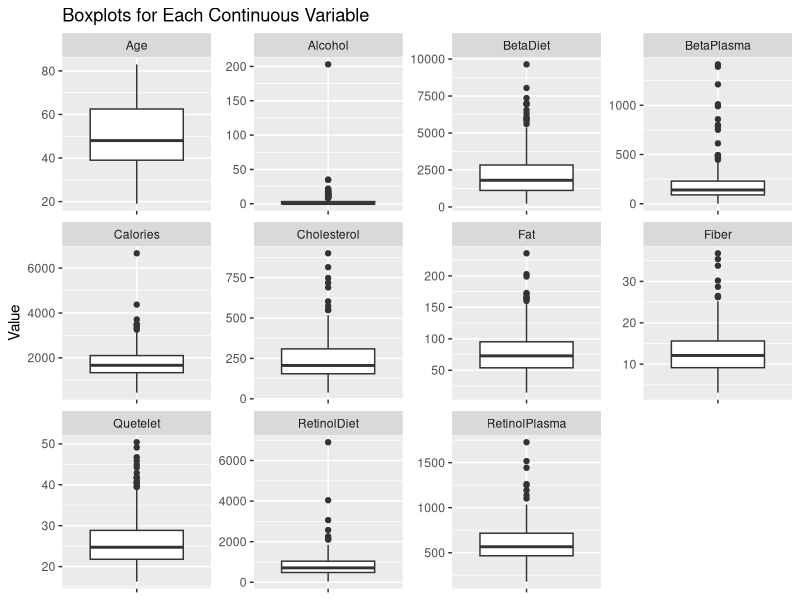
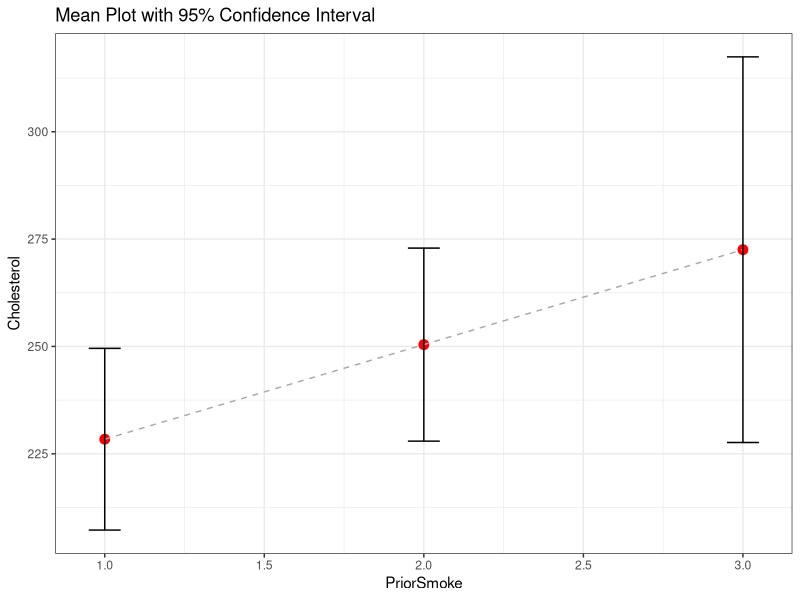
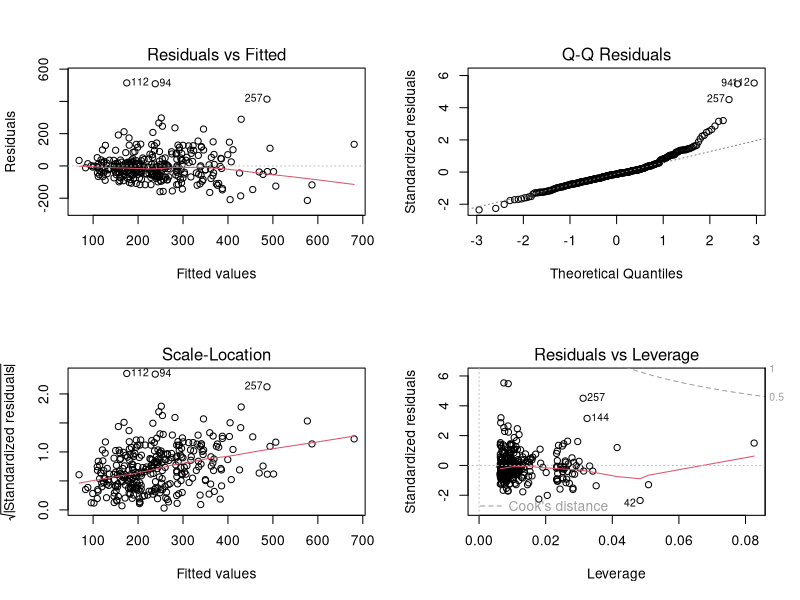
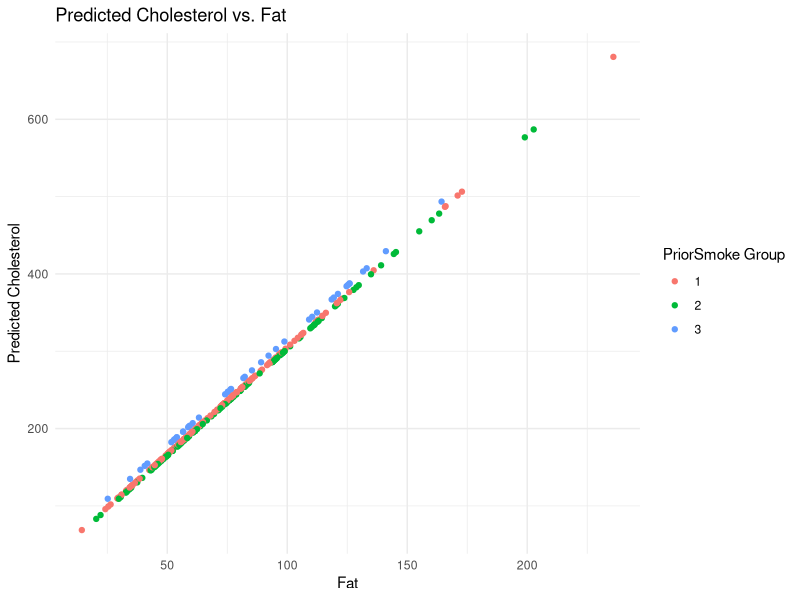
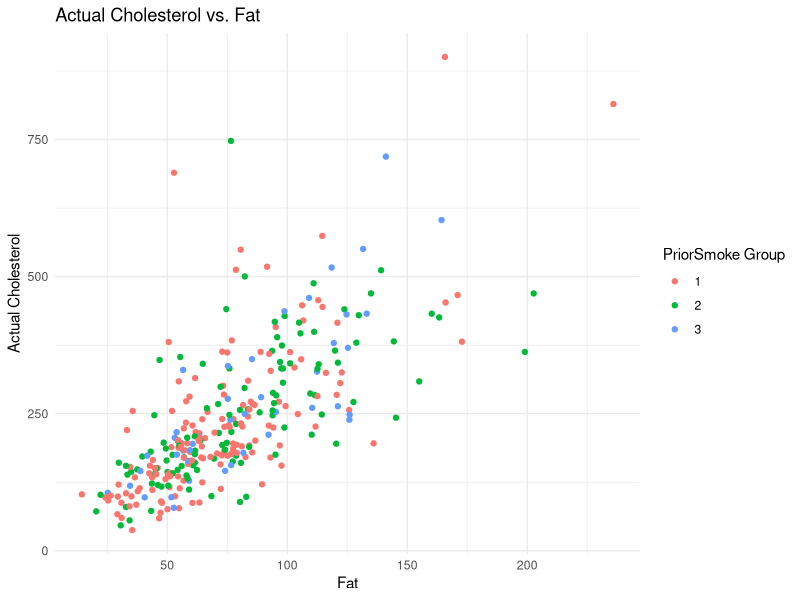
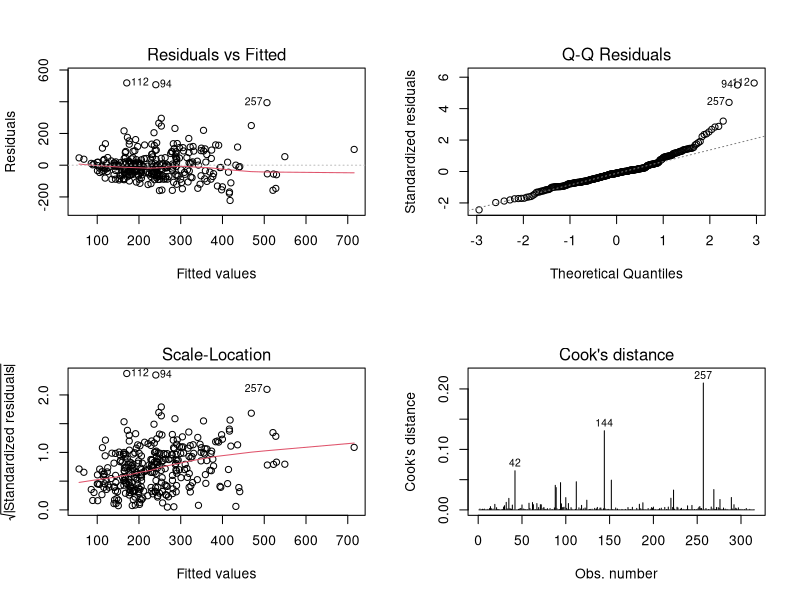
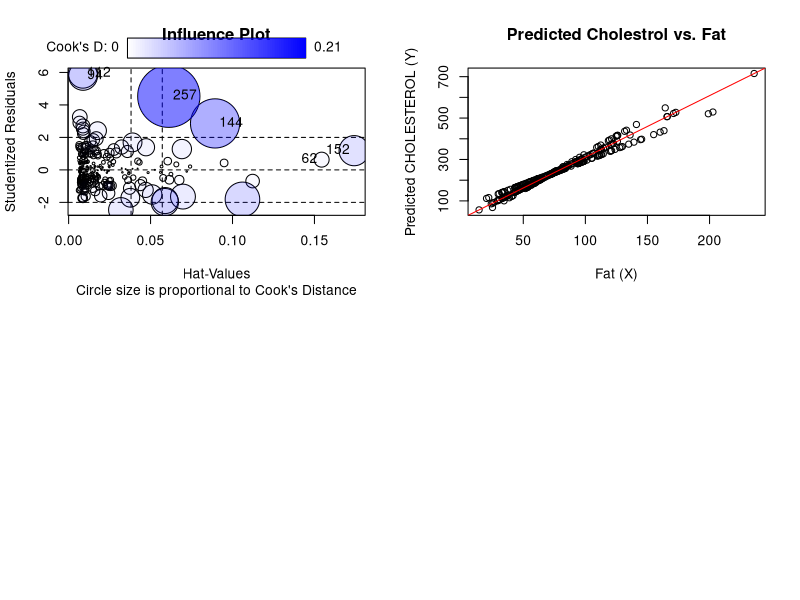

R code for these plots, in order:
'install.packages("readxl")
install.packages("knitr")
install.packages("purrr")
install.packages("tidyr")
install.packages("car")'




library(readxl)
library(dplyr)
library(purrr)
library(knitr)
library(tidyr)
library(ggplot2)
library(tidyverse)
library(car)
library(lmtest)



# Read the Excel file
data <- read_excel("NutritionStudy.xls")

# View the first few rows of the data
head(data)

# Get the dimensions of the dataframe
dim(data)

# Load necessary libraries
library(readxl)
library(dplyr)


# Identify continuous and discrete variables
continuous_vars <- names(data)[sapply(data, is.double)]

# Manually move 'PriorSmoke' to discrete variables
continuous_vars <- setdiff(continuous_vars, "PriorSmoke")
continuous_vars <- setdiff(continuous_vars, "ID")
discrete_vars <- c(names(data)[sapply(data, is.character)], "PriorSmoke")

# Print the lists
cat("Continuous Variables:\n")
print(continuous_vars)
cat("\nDiscrete Variables:\n")
print(discrete_vars)

 


# Pivoting the data longer to get variable names as a column
long_data <- data %>%
  select(where(is.numeric)) %>%
  pivot_longer(everything(), names_to = "Variable")

# Summarizing
summary_data <- long_data %>%
  group_by(Variable) %>%
  summarise(
    Mean = mean(value, na.rm = TRUE),
    Median = median(value, na.rm = TRUE),
    SD = sd(value, na.rm = TRUE),
    Min = min(value, na.rm = TRUE),
    Max = max(value, na.rm = TRUE)
  )

kable(summary_data, caption = "Summary for Continuous Variables")

 


# Define the list of categorical variables
categorical_vars <- c("Smoke", "Gender", "VitaminUse", "PriorSmoke")

# Loop through each categorical variable and print its frequency table
for (var in categorical_vars) {
  
  # Generate a frequency table
  freq_table <- as.data.frame(table(data[[var]]))
  colnames(freq_table) <- c("Level", "Frequency")
  
  cat("Summary for", var, ":\n")
  print(freq_table)
  cat("\n")  # Add an empty line for separation
}


# Check the number of missing values for each column
missing_values <- sapply(data, function(x) sum(is.na(x)))

# Print out the number of missing values per column
print(missing_values)


# Create a function to identify outliers for a single variable
find_outliers <- function(x) {
  Q1 <- quantile(x, 0.25, na.rm = TRUE)
  Q3 <- quantile(x, 0.75, na.rm = TRUE)
  IQR <- Q3 - Q1
  lower_bound <- Q1 - 1.5 * IQR
  upper_bound <- Q3 + 1.5 * IQR
  return(x < lower_bound | x > upper_bound)
}

# Apply the function to each continuous variable
outliers_list <- lapply(data[continuous_vars], find_outliers)

# Calculate the number of outliers for each variable
num_outliers <- sapply(outliers_list, sum, na.rm = TRUE)

# Convert to dataframe for proper presentation
outliers_df <- data.frame(Variable = names(num_outliers), NumOutliers = num_outliers)

# Print the table using kable
kable(outliers_df, caption = "Number of Outliers for Each Variable")



# Reshape data from wide to long format
long_data <- data %>%
  select(continuous_vars) %>%
  gather(key = "Variable", value = "Value")

# Plot boxplots with facets
ggplot(long_data, aes(x = Variable, y = Value)) +
  geom_boxplot() +
  facet_wrap(~ Variable, scales = "free") +
  theme(axis.text.x = element_blank()) + 
  labs(title = "Boxplots for Each Continuous Variable", y = "Value", x = NULL)


## Create Dummy Variables

# For "Smoke"
data <- data %>%
  mutate(Smoke_d = ifelse(Smoke == "Yes", 1, 0))

# For "Gender"
data <- data %>%
  mutate(Gender_d = ifelse(Gender == "Male", 1, 0))

# For "VitaminUse"
data <- data %>%
  mutate(VitaminUse_d1 = ifelse(VitaminUse == "No", 1, 0),
         VitaminUse_d2 = ifelse(VitaminUse == "Yes", 1, 0),
         VitaminUse_d3 = ifelse(VitaminUse == "Regular", 1, 0))

# For "PriorSmoke"
data <- data %>%
  mutate(PriorSmoke_d1 = ifelse(PriorSmoke == 1, 1, 0),
         PriorSmoke_d2 = ifelse(PriorSmoke == 2, 1, 0),
         PriorSmoke_d3 = ifelse(PriorSmoke == 3, 1, 0))

head(data[, c("Smoke_d", "Gender_d", "VitaminUse_d1", "VitaminUse_d2", "VitaminUse_d3", "PriorSmoke_d1", "PriorSmoke_d2", "PriorSmoke_d3")])


# Create new categorical variable based on Alcohol
data$Alcohol_cat <- cut(data$Alcohol, breaks = c(-Inf, 0, 10, Inf), labels = c("d1", "d2", "d3"), right = FALSE)

# Create dummy variables
data$Alcohol_d1 <- ifelse(data$Alcohol_cat == "d1", 1, 0)
data$Alcohol_d2 <- ifelse(data$Alcohol_cat == "d2", 1, 0)
data$Alcohol_d3 <- ifelse(data$Alcohol_cat == "d3", 1, 0)

# Remove the temporary Alcohol_cat column
data$Alcohol_cat <- NULL


head(data[, c("Alcohol_d1", "Alcohol_d2", "Alcohol_d3")])


### Task1



# Descriptive statistics for Cholesterol by PriorSmoke
desc_stats <- data %>%
  group_by(PriorSmoke) %>%
  summarise(
    n = n(),
    mean = mean(Cholesterol),
    sd = sd(Cholesterol),
    ci = qt(0.975, df=n-1)*sd/sqrt(n))
  

print(desc_stats)


data$PriorSmoke <- as.factor(data$PriorSmoke)
fit <- aov(Cholesterol ~ PriorSmoke, data=data)
summary(fit)



# Fit a linear model first
fit <- aov(Cholesterol ~ PriorSmoke, data = data)

summary(fit)

ggplot(desc_stats,
       aes(x=PriorSmoke, y=mean, group=1)) +
  geom_point(size=3, color='red') +
  geom_line(linetype='dashed', color='darkgrey') +
  geom_errorbar(aes(ymin = mean-ci,
                    ymax = mean+ci),
                width=.1) +
  theme_bw() +
  labs(x = 'PriorSmoke',
       y = 'Cholesterol',
       title='Mean Plot with 95% Confidence Interval')



## Task 2

# Fit the linear regression model using the dummy variables for PriorSmoke
model_1 <- lm(Cholesterol ~ PriorSmoke_d2 + PriorSmoke_d3, data=data)

# Display the coefficient summary
summary(model_1)$coefficients

# Display the ANOVA table for the regression model
anova(model_1)



## Task 3


# Model 2 (ANCOVA Model)
fit_ancova <- lm(Cholesterol ~ Fat + PriorSmoke_d2 + PriorSmoke_d3, data=data)
summary(fit_ancova)

# Diagnostic plots
par(mfrow = c(2, 2))  # Set up the plotting area
plot(fit_ancova)  # Generate four basic diagnostic plots



# Leverage
hatvalues = hatvalues(fit_ancova)
# Threshold for high leverage points
hatvalues_threshold = 2*length(coef(fit_ancova))/length(fit_ancova$fitted.values)
high_leverage_points = which(hatvalues > hatvalues_threshold)

# Influence
cooksD = cooks.distance(fit_ancova)
# Threshold for influence using rule of thumb: 4/n
cooksD_threshold = 4/length(fit_ancova$fitted.values)
influential_points = which(cooksD > cooksD_threshold)

# Outliers: Studentized residuals
studentized_residuals = rstudent(fit_ancova)
# Outliers at the 5% significance level
outliers = which(abs(studentized_residuals) > qt(0.975, df.residual(fit_ancova)))

# Print results
print("High Leverage Points:")
print(high_leverage_points)
print("Influential Points:")
print(influential_points)
print("Outliers:")
print(outliers)

# Counting the number of high leverage points
num_high_leverage_points <- length(high_leverage_points)

# Counting the number of influential points
num_influential_points <- length(influential_points)

# Counting the number of outliers
num_outliers <- length(outliers)

# Printing the counts
cat("Number of High Leverage Points:", num_high_leverage_points, "\n")
cat("Number of Influential Points:", num_influential_points, "\n")
cat("Number of Outliers:", num_outliers, "\n")



## Task 4

# Predicted values from the ANCOVA model
predicted_values <- predict(fit_ancova)

# Scatterplot
library(ggplot2)
ggplot(data, aes(x=Fat, y=predicted_values, color=factor(PriorSmoke))) + 
  geom_point() +
  labs(title="Predicted Cholesterol vs. Fat", x="Fat", y="Predicted Cholesterol", color="PriorSmoke Group") +
  theme_minimal()



ggplot(data, aes(x=Fat, y=Cholesterol, color=factor(PriorSmoke))) + 
  geom_point() +
  labs(title="Actual Cholesterol vs. Fat", x="Fat", y="Actual Cholesterol", color="PriorSmoke Group") +
  theme_minimal()


## Task 5


# Creating New Product Variables:
data$Interaction1 <- data$PriorSmoke_d2 * data$Fat
data$Interaction2 <- data$PriorSmoke_d3 * data$Fat


# Building the Unequal Slopes Model (Model 3):

Model3 <- lm(Cholesterol ~ Fat + PriorSmoke_d2 + PriorSmoke_d3 + Interaction1 + Interaction2, data=data)
summary(Model3)


# Using base R:
plot(Model3, which=1:4)  # This will plot the first four diagnostic plots

# Influence Plot
influencePlot(Model3, main="Influence Plot", sub="Circle size is proportional to Cook's Distance")

# Outlier Statistics
standardized_residuals <- rstandard(Model3)
# View the standardized residuals
head(standardized_residuals)
# Highlight outliers
outliers <- which(abs(standardized_residuals) > 2)  
print(outliers)



## Task 6


# Obtain predicted values
predicted_cholesterol <- predict(Model3)

# Plotting predicted values against FAT
plot(data$Fat, predicted_cholesterol, xlab = "Fat (X)", ylab = "Predicted CHOLESTEROL (Y)", main = "Predicted Cholestrol vs. Fat")
abline(Model3, col="red") # Add regression line



## Task 7


# Values from the outputs
residual_standard_error_2 <- 93.33
df_2 <- 311
residual_standard_error_3 <- 92.54
df_3 <- 309

# Calculate RSS for both models
RSS_reduced <- residual_standard_error_2^2 * df_2
RSS_full <- residual_standard_error_3^2 * df_3

# Calculate the F-statistic
F_statistic <- ((RSS_reduced - RSS_full) / (df_2 - df_3)) / (RSS_full / df_3)

# Obtain the p-value for the F-statistic
p_value <- 1 - pf(F_statistic, df_2 - df_3, df_3)

F_statistic
p_value





## Task 8

# Formulate the full model with all main effects and interactions

full.model <- lm(Cholesterol ~ Smoke_d*Alcohol_d2*Alcohol_d3*Gender_d*PriorSmoke_d2*PriorSmoke_d3*Fat, data = data)

# Mixed model selection
selected.model <- step(full.model, direction="both")

summary(selected.model)














